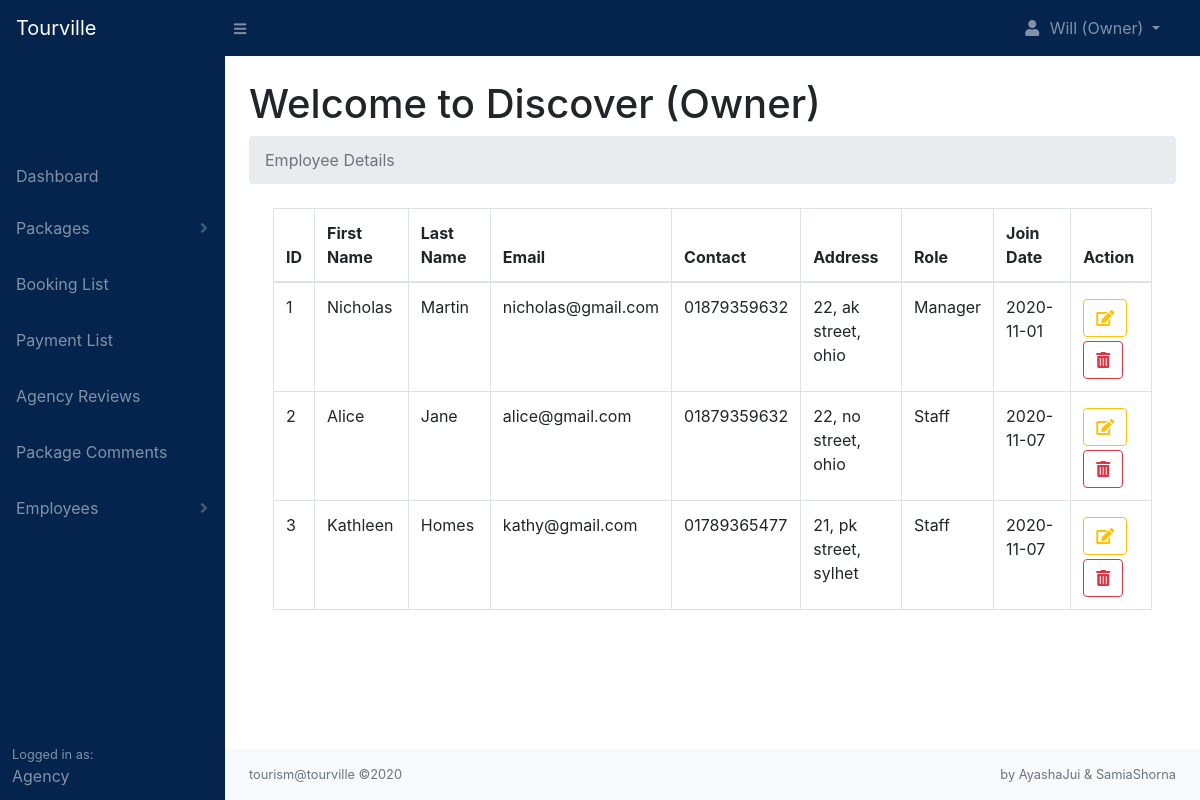
/agency/employees.php (signed in), run on the app's committed database.
### tables this page shows
CREATE TABLE `agency_employees` (
  `employee_id` int(11) NOT NULL,
  `agency_id` int(11) NOT NULL,
  `employee_firstname` varchar(255) NOT NULL,
  `employee_lastname` varchar(255) NOT NULL,
  `employee_email` varchar(255) NOT NULL,
  `employee_password` varchar(255) NOT NULL,
  `employee_contact` varchar(255) NOT NULL,
  `employee_address` varchar(255) NOT NULL,
  `role` varchar(255) NOT NULL,
  `date` date NOT NULL
);

### agency/includes/view_all_employees.php (the view, shortened to what this page needs)
<?php
    if($_SESSION['agency_id']){
        $agency_id = $_SESSION['agency_id'];
        $stmt = $pdo->prepare('SELECT * FROM agency_employees WHERE agency_id = :agency_id');
        $stmt->execute([':agency_id' => $agency_id]);
        $employees = [];
        while($row = $stmt->fetch(PDO::FETCH_ASSOC)){
            $employees[] = $row;
        }
    }
?>
<div class="container-fluid">
<?php
    if(empty($employees)){
        echo '<h1 class="text-center pt-4">No Employee Found</h1>';
    }else{
?>
    <div class="col-xs-12">
        <table class="table table-hover table-bordered">
            <thead>
                <tr>
                <th>ID</th>
                <th>First Name</th>
                <th>Last Name</th>
                <th>Email</th>
                <th>Contact</th>
                <th>Address</th>
                <th>Role</th>
                <th>Join Date</th>
                <?php
                    if($_SESSION['agency_login'] == 'AgencyOwner'){
                ?>
                <th>Action</th>
                <?php
                    }
                ?>
            </tr>
            </thead>
            <tbody>
            <?php
                $i = 1;
                foreach($employees as $employee){
                    echo '<tr>';
                        echo '<td>'. $i++ .'</td>';
                        echo '<td>'. $employee['employee_firstname'] .'</td>';
                        echo '<td>'. $employee['employee_lastname'] .'</td>';
                        echo '<td>'. $employee['employee_email'] .'</td>';
                        echo '<td>'. $employee['employee_contact'] .'</td>';
                        echo '<td>'. $employee['employee_address'] .'</td>';
                        echo '<td>'. ucwords($employee['role']) .'</td>';
                        echo '<td>'. $employee['date'] .'</td>';
                    if($_SESSION['agency_login'] == 'AgencyOwner'){
                        echo '<td><a  href="employees.php?page=edit_employee&edit='. $employee['employee_id'] .'" class="btn btn-outline-warning mt-1 mr-1"><i class="fas fa-edit"></i></a>';
                        echo '<a href="employees.php?delete='. $employee['employee_id'] .'" class="btn btn-outline-danger mt-1"><i class="fas fa-trash-alt"></i></a></td>';
                    }
                    echo '</tr>';
                }
            ?>
            </tbody>
        </table>
    </div>
    <?php
        }
    ?>
</div>

### data on the page
agency_employees: employee_firstname "Nicholas", employee_lastname "Martin", employee_email "nicholas@gmail.com", employee_contact "01879359632", employee_address "22, ak street, ohio", role "Manager", date "2020-11-01"
agency_employees: employee_firstname "Alice", employee_lastname "Jane", employee_email "alice@gmail.com", employee_contact "01879359632", employee_address "22, no street, ohio", role "Staff", date "2020-11-07"
agency_employees: employee_firstname "Kathleen", employee_lastname "Homes", employee_email "kathy@gmail.com", employee_contact "01789365477", employee_address "21, pk street, sylhet", role "Staff", date "2020-11-07"

### other printed values
$_SESSION['owner_firstname'] "Will"
$_SESSION['agency_name'] "Discover"
